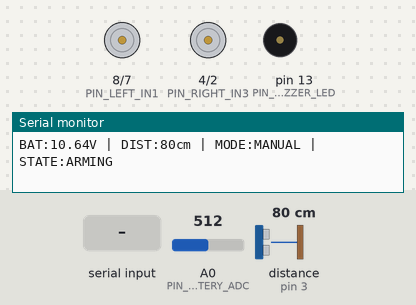
Bench run of a sketch on a simulated Arduino Uno, built with avr-gcc and run on an emulated ATmega328P. Parts: motor-driver pin pairs drawn as motors (green arrow = first pin HIGH = forward, orange = second pin HIGH = backward, longer = more drive, scaled by the enable pin), buzzer (waves = sounding, pin HIGH), the last lines printed to the serial monitor. Wiring (inferred from the names in the program): ultrasonic range finder: trigger pin 5; echo pin 3. The inputs (shaded band) are chosen by the test bench; at power-on: A0 (PIN_BATTERY_ADC) = 512, distance to the obstacle (sensor on pin 3) 80 cm. The echo pulse lasts 58.3 µs per cm; pins used as bus, display or sensor lines are not drawn.

Above: at 1.2 s.
1.3 s: "F" received over Serial
At 1.9 s:
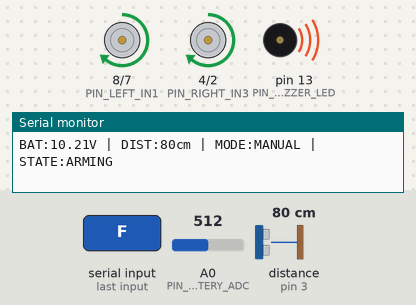
At 2.9 s:
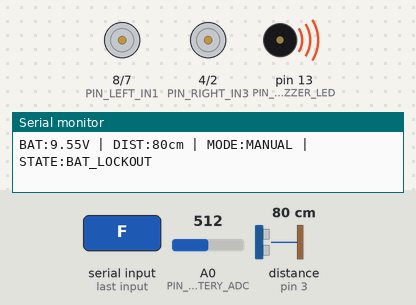
3.5 s: A0 (PIN_BATTERY_ADC) set to 661
6.5 s: A0 (PIN_BATTERY_ADC) set to 679
12.5 s: A0 (PIN_BATTERY_ADC) set to 630
14.0 s: A0 (PIN_BATTERY_ADC) set to 607
Timing chart, 0 to 16.5 s (numbered marks = the images above; inputs shaded):
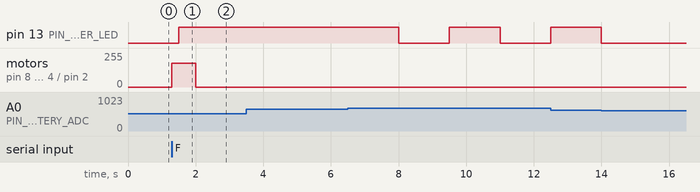

The sketch:

AquaSentry.ino
```cpp
/**
 * ============================================================================
 * Project: Aqua-Sentry Catamaran Autonomous Waste Collector
 * Platform: Arduino Uno / Nano (ATMega328P)
 * Mechanism: Passive Flow-Through Rear Mesh Collection (WasteShark Principle)
 *
 * Hardware:
 *   - Propulsion: Twin DC thrusters with differential steering (L298N driver)
 *   - Collection: Passive central hull channel leading to rear mesh basket
 *                 (No rollers or moving parts needed - forward motion traps trash!)
 *   - Obstacle Avoidance: Front waterproof ultrasonic sensor (JSN-SR04T)
 *   - Battery Safety: 3S LiPo voltage divider monitor (A0) with auto-cutoff (9.9V)
 *   - Control: Serial teleoperation & emergency kill switch (F, B, L, R, S, A, M, X)
 * ============================================================================
 */

#include <Arduino.h>

// ==========================================
// PIN CONFIGURATION
// ==========================================

// Left Thruster Driver Pins (Channel A)
const uint8_t PIN_LEFT_ENA  = 9;    // PWM Speed (Timer 1)
const uint8_t PIN_LEFT_IN1  = 8;    // Direction 1
const uint8_t PIN_LEFT_IN2  = 7;    // Direction 2

// Right Thruster Driver Pins (Channel B)
const uint8_t PIN_RIGHT_ENB = 10;   // PWM Speed (Timer 1)
const uint8_t PIN_RIGHT_IN3 = 4;    // Direction 1
const uint8_t PIN_RIGHT_IN4 = 2;    // Direction 2

// Front Waterproof Ultrasonic Sensor (JSN-SR04T)
const uint8_t PIN_US_TRIG   = 5;    // Trigger
const uint8_t PIN_US_ECHO   = 3;    // Echo

// Sensing & Diagnostic Pins
const uint8_t PIN_BATTERY_ADC = A0; // 3S LiPo Voltage Divider (10k / 4.7k)
const uint8_t PIN_BUZZER_LED  = 13; // Onboard status indicator / buzzer

// ==========================================
// TUNING PARAMETERS
// ==========================================

// Speed settings (0 - 255)
const uint8_t SPEED_FORWARD_LEFT   = 180;
const uint8_t SPEED_FORWARD_RIGHT  = 180;
const uint8_t SPEED_REVERSE        = 160;
const uint8_t SPEED_TURN           = 190;

// Battery Safety (3S LiPo: 12.6V Full, 9.9V Cutoff = 3.3V/cell)
// Divider ratio: R1=10k, R2=4.7k -> (10 + 4.7) / 4.7 = 3.1276
const float   VOLTAGE_DIVIDER_RATIO = 3.1276f;
const float   LIPO_WARN_VOLTAGE     = 10.5f;
const float   LIPO_CUTOFF_VOLTAGE   = 9.9f;

// Obstacle Avoidance Thresholds
const float   OBSTACLE_DIST_CM     = 60.0f;
const float   SENSOR_MIN_VALID_CM  = 20.0f; // JSN-SR04T dead band
const float   SENSOR_MAX_VALID_CM  = 350.0f;

// Non-blocking Timings (milliseconds)
const unsigned long DELAY_STARTUP_MS     = 3000;
const unsigned long INTERVAL_SENSOR_MS   = 60;
const unsigned long INTERVAL_BATTERY_MS  = 500;
const unsigned long INTERVAL_TELEMETRY_MS= 250;
const unsigned long DURATION_REVERSE_MS  = 1500;
const unsigned long DURATION_TURN_MS     = 1500;
const unsigned long WATCHDOG_TIMEOUT_MS  = 2000;

// ==========================================
// STATE MACHINE DEFINITION
// ==========================================
enum NavMode {
  MODE_AUTONOMOUS,
  MODE_MANUAL_OVERRIDE
};

enum NavState {
  STATE_STANDBY,
  STATE_NAV_FORWARD,
  STATE_AVOID_STOP,
  STATE_AVOID_REVERSE,
  STATE_AVOID_TURN,
  STATE_LOW_BATTERY_LOCKOUT
};

// Global Variables
NavMode       currentMode      = MODE_MANUAL_OVERRIDE;
NavState      currentState     = STATE_STANDBY;

unsigned long stateTimer       = 0;
unsigned long lastSensorTime   = 0;
unsigned long lastBatteryTime  = 0;
unsigned long lastSerialTime   = 0;
unsigned long lastCommandTime  = 0;

float currentDistanceCm        = 999.0f;
float batteryVoltage           = 12.4f;
char  manualCmd                = 'S';

// ==========================================
// FUNCTION PROTOTYPES
// ==========================================
float readUltrasonic();
float readBatteryVoltage();
void  processSerialCommands();
void  runNavStateMachine();
void  moveForward(uint8_t left, uint8_t right);
void  moveReverse(uint8_t speed);
void  turnRight(uint8_t speed);
void  turnLeft(uint8_t speed);
void  stopThrusters();
void  logDiagnostics();

// ==========================================
// ARDUINO SETUP
// ==========================================
void setup() {
  Serial.begin(115200);

  pinMode(PIN_LEFT_ENA, OUTPUT);
  pinMode(PIN_LEFT_IN1, OUTPUT);
  pinMode(PIN_LEFT_IN2, OUTPUT);

  pinMode(PIN_RIGHT_ENB, OUTPUT);
  pinMode(PIN_RIGHT_IN3, OUTPUT);
  pinMode(PIN_RIGHT_IN4, OUTPUT);

  pinMode(PIN_US_TRIG, OUTPUT);
  pinMode(PIN_US_ECHO, INPUT);
  digitalWrite(PIN_US_TRIG, LOW);

  pinMode(PIN_BUZZER_LED, OUTPUT);
  digitalWrite(PIN_BUZZER_LED, LOW);

  stopThrusters();

  batteryVoltage = readBatteryVoltage();
  Serial.println(F("\n=================================================="));
  Serial.println(F("   Aqua-Sentry WasteShark-Style Catamaran Bot     "));
  Serial.println(F("   Mechanism: Passive Flow-Through Rear Mesh      "));
  Serial.println(F("=================================================="));
  Serial.print(F("[POWER] Battery Voltage: "));
  Serial.print(batteryVoltage, 2);
  Serial.println(F(" V"));

  if (batteryVoltage < LIPO_CUTOFF_VOLTAGE && batteryVoltage > 6.0f) {
    Serial.println(F("[CRITICAL] Low battery! Lockout active to save cells."));
    currentState = STATE_LOW_BATTERY_LOCKOUT;
  } else {
    Serial.println(F("[SAFETY] Arming delay (3.0s)... Keep hands clear."));
    stateTimer = millis();
    currentState = STATE_STANDBY;
  }

  lastCommandTime = millis();
}

// ==========================================
// MAIN LOOP
// ==========================================
void loop() {
  unsigned long now = millis();

  // 1. Process Laptop / Teleoperation Serial Commands
  processSerialCommands();

  // 2. Battery Health & Low-Voltage Cutoff
  if (now - lastBatteryTime >= INTERVAL_BATTERY_MS) {
    lastBatteryTime = now;
    batteryVoltage = readBatteryVoltage();

    if (batteryVoltage <= LIPO_CUTOFF_VOLTAGE && batteryVoltage > 6.0f) {
      if (currentState != STATE_LOW_BATTERY_LOCKOUT) {
        Serial.println(F("\n[CRITICAL] Battery < 9.9V! Motors killed to protect LiPo."));
        stopThrusters();
        currentState = STATE_LOW_BATTERY_LOCKOUT;
      }
    } else if (batteryVoltage <= LIPO_WARN_VOLTAGE && batteryVoltage > 6.0f) {
      digitalWrite(PIN_BUZZER_LED, (now / 300) % 2);
    } else {
      digitalWrite(PIN_BUZZER_LED, LOW);
    }
  }

  // 3. Front Ultrasonic Obstacle Scanning
  if (now - lastSensorTime >= INTERVAL_SENSOR_MS) {
    lastSensorTime = now;
    currentDistanceCm = readUltrasonic();
  }

  // 4. Motion State Machine
  runNavStateMachine();

  // 5. Periodic Telemetry Stream
  if (now - lastSerialTime >= INTERVAL_TELEMETRY_MS) {
    lastSerialTime = now;
    logDiagnostics();
  }
}

// ==========================================
// SENSORS
// ==========================================
float readBatteryVoltage() {
  int rawADC = analogRead(PIN_BATTERY_ADC);
  float pinVoltage = (rawADC * 5.0f) / 1023.0f;
  float calculatedBat = pinVoltage * VOLTAGE_DIVIDER_RATIO;

  static float filteredBat = 12.4f;
  filteredBat = (0.85f * filteredBat) + (0.15f * calculatedBat);
  return filteredBat;
}

float readUltrasonic() {
  digitalWrite(PIN_US_TRIG, LOW);
  delayMicroseconds(4);
  digitalWrite(PIN_US_TRIG, HIGH);
  delayMicroseconds(10);
  digitalWrite(PIN_US_TRIG, LOW);

  unsigned long duration = pulseIn(PIN_US_ECHO, HIGH, 25000UL);
  if (duration == 0) return 400.0f;

  float dist = (duration * 0.0343f) / 2.0f;
  if (dist < SENSOR_MIN_VALID_CM && dist > 0.0f) return SENSOR_MIN_VALID_CM;
  return dist;
}

// ==========================================
// SERIAL COMMAND PROCESSOR
// ==========================================
void processSerialCommands() {
  while (Serial.available() > 0) {
    char c = Serial.read();
    lastCommandTime = millis();

    switch (c) {
      case 'M': currentMode = MODE_MANUAL_OVERRIDE; stopThrusters(); break;
      case 'A': currentMode = MODE_AUTONOMOUS; break;
      case 'F': manualCmd = 'F'; break;
      case 'B': manualCmd = 'B'; break;
      case 'L': manualCmd = 'L'; break;
      case 'R': manualCmd = 'R'; break;
      case 'S': manualCmd = 'S'; break;
      case 'X': // Emergency Kill Switch
        stopThrusters();
        currentMode = MODE_MANUAL_OVERRIDE;
        manualCmd = 'S';
        Serial.println(F("[ALERT] EMERGENCY STOP ACTIVATED"));
        break;
    }
  }

  // Watchdog timeout in manual mode: stop if laptop disconnects for > 2 seconds
  if (currentMode == MODE_MANUAL_OVERRIDE && (millis() - lastCommandTime > WATCHDOG_TIMEOUT_MS)) {
    manualCmd = 'S';
  }
}

// ==========================================
// NAVIGATION STATE MACHINE
// ==========================================
void runNavStateMachine() {
  if (currentState == STATE_LOW_BATTERY_LOCKOUT) {
    stopThrusters();
    return;
  }

  unsigned long now = millis();

  // Manual Override Mode
  if (currentMode == MODE_MANUAL_OVERRIDE) {
    switch (manualCmd) {
      case 'F': moveForward(SPEED_FORWARD_LEFT, SPEED_FORWARD_RIGHT); break;
      case 'B': moveReverse(SPEED_REVERSE); break;
      case 'L': turnLeft(SPEED_TURN); break;
      case 'R': turnRight(SPEED_TURN); break;
      case 'S':
      default:  stopThrusters(); break;
    }
    return;
  }

  // Autonomous Cruise Mode
  switch (currentState) {
    case STATE_STANDBY:
      if (now - stateTimer >= DELAY_STARTUP_MS) {
        Serial.println(F("[SYSTEM] Armed. Starting forward cruise."));
        currentState = STATE_NAV_FORWARD;
      }
      break;

    case STATE_NAV_FORWARD:
      moveForward(SPEED_FORWARD_LEFT, SPEED_FORWARD_RIGHT);

      // Obstacle detection
      if (currentDistanceCm <= OBSTACLE_DIST_CM && currentDistanceCm >= (SENSOR_MIN_VALID_CM - 5.0f)) {
        Serial.println(F("[OBSTACLE] Obstacle detected! Braking."));
        stopThrusters();
        stateTimer = now;
        currentState = STATE_AVOID_STOP;
      }
      break;

    case STATE_AVOID_STOP:
      stopThrusters();
      if (now - stateTimer >= 150) {
        stateTimer = now;
        currentState = STATE_AVOID_REVERSE;
      }
      break;

    case STATE_AVOID_REVERSE:
      moveReverse(SPEED_REVERSE);
      if (now - stateTimer >= DURATION_REVERSE_MS) {
        stopThrusters();
        stateTimer = now;
        currentState = STATE_AVOID_TURN;
      }
      break;

    case STATE_AVOID_TURN:
      turnRight(SPEED_TURN);
      if (now - stateTimer >= DURATION_TURN_MS) {
        stopThrusters();
        Serial.println(F("[RECOVERY] Obstacle cleared. Resuming forward cruise."));
        currentState = STATE_NAV_FORWARD;
      }
      break;

    default:
      break;
  }
}

// ==========================================
// MOTOR ACTUATION PRIMITIVES
// ==========================================
void moveForward(uint8_t left, uint8_t right) {
  digitalWrite(PIN_LEFT_IN1, HIGH);
  digitalWrite(PIN_LEFT_IN2, LOW);
  analogWrite(PIN_LEFT_ENA, left);

  digitalWrite(PIN_RIGHT_IN3, HIGH);
  digitalWrite(PIN_RIGHT_IN4, LOW);
  analogWrite(PIN_RIGHT_ENB, right);
}

void moveReverse(uint8_t speed) {
  digitalWrite(PIN_LEFT_IN1, LOW);
  digitalWrite(PIN_LEFT_IN2, HIGH);
  analogWrite(PIN_LEFT_ENA, speed);

  digitalWrite(PIN_RIGHT_IN3, LOW);
  digitalWrite(PIN_RIGHT_IN4, HIGH);
  analogWrite(PIN_RIGHT_ENB, speed);
}

void turnRight(uint8_t speed) {
  digitalWrite(PIN_LEFT_IN1, HIGH);
  digitalWrite(PIN_LEFT_IN2, LOW);
  analogWrite(PIN_LEFT_ENA, speed);

  digitalWrite(PIN_RIGHT_IN3, LOW);
  digitalWrite(PIN_RIGHT_IN4, LOW);
  analogWrite(PIN_RIGHT_ENB, 0);
}

void turnLeft(uint8_t speed) {
  digitalWrite(PIN_LEFT_IN1, LOW);
  digitalWrite(PIN_LEFT_IN2, LOW);
  analogWrite(PIN_LEFT_ENA, 0);

  digitalWrite(PIN_RIGHT_IN3, HIGH);
  digitalWrite(PIN_RIGHT_IN4, LOW);
  analogWrite(PIN_RIGHT_ENB, speed);
}

void stopThrusters() {
  digitalWrite(PIN_LEFT_IN1, LOW);
  digitalWrite(PIN_LEFT_IN2, LOW);
  analogWrite(PIN_LEFT_ENA, 0);

  digitalWrite(PIN_RIGHT_IN3, LOW);
  digitalWrite(PIN_RIGHT_IN4, LOW);
  analogWrite(PIN_RIGHT_ENB, 0);
}

// ==========================================
// TELEMETRY
// ==========================================
void logDiagnostics() {
  Serial.print(F("BAT:"));
  Serial.print(batteryVoltage, 2);
  Serial.print(F("V | DIST:"));
  if (currentDistanceCm >= SENSOR_MAX_VALID_CM) Serial.print(F("CLEAR"));
  else { Serial.print(currentDistanceCm, 0); Serial.print(F("cm")); }

  Serial.print(F(" | MODE:"));
  Serial.print(currentMode == MODE_AUTONOMOUS ? F("AUTO") : F("MANUAL"));

  Serial.print(F(" | STATE:"));
  switch (currentState) {
    case STATE_STANDBY:             Serial.println(F("ARMING")); break;
    case STATE_NAV_FORWARD:         Serial.println(F("CRUISING")); break;
    case STATE_AVOID_STOP:          Serial.println(F("BRAKING")); break;
    case STATE_AVOID_REVERSE:       Serial.println(F("REVERSING")); break;
    case STATE_AVOID_TURN:          Serial.println(F("TURNING")); break;
    case STATE_LOW_BATTERY_LOCKOUT: Serial.println(F("BAT_LOCKOUT")); break;
  }
}
```

Measured:
- after the input at 1.3 s, motor on pin 8 (PIN_LEFT_IN1) / pin 7 (PIN_LEFT_IN2), motor on pin 4 (PIN_RIGHT_IN3) / pin 2 (PIN_RIGHT_IN4): stopped → forward 180/255 at once, → stopped 0.70 s later
